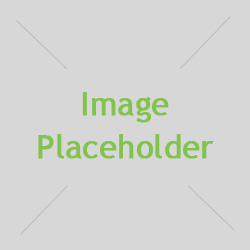
#> input picture reslog/placeholder.jpg, 250 x 250 px
$ python main.py --task filtertest --image ../reslog/placeholder.jpg
#> lines starting #> are read from the running program, lines starting #| are printed output that depends on the picture
### code/helpers.py
# CSCI 1430
# Homework 1 Image Filtering
#
import numpy as np
from skimage import io, img_as_ubyte, img_as_float32
from skimage.transform import resize

def load_image(path):
#> called with path = '../reslog/placeholder.jpg'
    return img_as_float32(io.imread(path))

def save_image(path, im):
    return io.imsave(path, img_as_ubyte(im.copy()))

# given two differently sized images, resize them so they have the same shape
# [8 lines left out: function equalize_image_sizes, not called in this run]

### code/hw1_filtertest.py
# CSCI 1430
# Homework 1 Image Filtering
#
import os
import numpy as np
import matplotlib.pyplot as plt
from helpers import load_image, save_image
from student import my_imfilter

"""
This function loads an image, and then attempts to filter that image
using different kernels as a testing routine.
"""
def filter_test(img_path):
    results_dir = '..' + os.sep + 'results'
    if not os.path.exists(results_dir):
        os.mkdir(results_dir)

    # =========================================================================
    # LOAD IMAGE
    # =========================================================================
    test_image = load_image(img_path)

    # =========================================================================
    # APPLY FILTERS
    # =========================================================================
    # Identity filter - does nothing regardless of padding method
    identity_filter = np.asarray(
        [[0, 0, 0], [0, 1, 0], [0, 0, 0]], dtype=np.float32)
    identity_image = my_imfilter(test_image, identity_filter)
#> identity_image: shape (250, 250, 3) float32; every value is 0

    # Small box blur filter (5x5) - removes some detail
    blur_filter = np.ones((5, 5), dtype=np.float32)
    blur_filter /= np.sum(blur_filter, dtype=np.float32)
    blur_image = my_imfilter(test_image, blur_filter)

    # Large Gaussian blur (separable) - 1D kernel applied as column then row
    # Removes lots of detail
    s, k = 4, 12
    # Column vector of Gaussian PDF values
    gauss_1d = np.array([[np.exp(-z*z/(2*s*s))/np.sqrt(2*np.pi*s*s)] for z in range(-k, k+1)], dtype=np.float32)
    large_blur_image = my_imfilter(test_image, gauss_1d)    # vertical
    large_blur_image = my_imfilter(large_blur_image, gauss_1d.T)  # horizontal

    # Sobel filter - responds to horizontal changes
    sobel_filter = np.asarray(
        [[-1, 0, 1], [-2, 0, 2], [-1, 0, 1]], dtype=np.float32)
    sobel_image = my_imfilter(test_image, sobel_filter)
    sobel_image = np.clip(sobel_image + 0.5, 0.0, 1.0)  # center around 0.5
#> sobel_image: shape (250, 250, 3) float32; every value is 0.5

    # Laplacian filter - responds to blobs
    laplacian_filter = np.asarray(
        [[0, 1, 0], [1, -4, 1], [0, 1, 0]], dtype=np.float32)
    laplacian_image = my_imfilter(test_image, laplacian_filter)
    laplacian_image = np.clip(laplacian_image + 0.5, 0.0, 1.0)  # center around 0.5

    # Original minus blur - lets through detail or 'high frequencies' -> high pass
    high_pass_image = test_image - blur_image
    high_pass_image = np.clip(high_pass_image + 0.5, 0.0, 1.0)
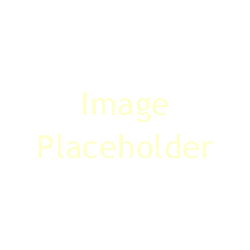
#> high_pass_image: shape (250, 250, 3) float32; mean R, G, B 1, 1, 0.994

    # =========================================================================
    # SAVE RESULTS
    # =========================================================================
    save_image(results_dir + os.sep + 'identity_image.png', identity_image)
    save_image(results_dir + os.sep + 'blur_image.png', blur_image)
    save_image(results_dir + os.sep + 'large_blur_image.png', large_blur_image)
    save_image(results_dir + os.sep + 'sobel_image.png', sobel_image)
    save_image(results_dir + os.sep + 'laplacian_image.png', laplacian_image)
    save_image(results_dir + os.sep + 'high_pass_image.png', high_pass_image)

    # =========================================================================
    # DISPLAY ALL RESULTS
    # =========================================================================
    results = [
        ('Input', test_image),
        ('Identity', identity_image),
        ('Box Blur (5x5)', blur_image),
        ('Gaussian Blur (25x25)', large_blur_image),
        ('Sobel (edges)', sobel_image),
        ('Laplacian', laplacian_image),
        ('Original - Box Blur', high_pass_image),
    ]

    _, axes = plt.subplots(2, 4, figsize=(14, 7))
    axes = axes.flatten()

    for ax, (title, img) in zip(axes, results):
        ax.imshow(img, cmap='gray')
        ax.set_title(title)
        ax.axis('off')
#> this loop made 7 passes
#> title on passes 1 to 7: 'Input', 'Identity', 'Box Blur (5x5)', 'Gaussian Blur (25x25)', 'Sobel (edges)', 'Laplacian', 'Original - Box Blur'

    # Hide the unused subplot (8th cell)
    axes[-1].axis('off')

    plt.tight_layout()
    plt.show()

### code/student.py
# CSCI 1430
# Homework 1 Image Filtering
#
import numpy as np
from scipy.signal import convolve2d

def my_imfilter(image, filter, pad_mode='constant'):
    """
    Apply a filter to an image. Return the filtered image.

    Inputs:
        image: numpy nd-array of dim (m, n) or (m, n, c)
        filter: numpy nd-array of odd dims (k, l)
        pad_mode: padding mode for np.pad. Options include:
            'constant' - pad with zeros
            'edge'     - pad with edge values
            'reflect'  - reflect values at boundary (default)
            'symmetric'- reflect including edge values
            'wrap'     - wrap around to opposite edge

    Returns:
        filtered_image: numpy nd-array of same size as input

    Raises:
        Exception if filter has any even dimension.
    """
    filtered_image = np.zeros_like(image)

    return filtered_image


"""
EXTRA CREDIT: FFT-based filtering
"""
# [109 lines left out: functions my_imfilter_fft, fit_kernel_gd, fit_kernel_ls, gen_hybrid_image, not called in this run]

### code/main.py
# CSCI 1430
# Homework 1 Image Filtering
#
import argparse
import os
from hw1_filtertest import filter_test
from hw1_fitkernel import recover_kernel
from hw1_hybridimage import hybrid_img_generation

def main():
    """
    Usage:
        python main.py -t filtertest -i ../data/dog.bmp
        python main.py -t fitkernel
        python main.py -t fitkernel -m ls
        python main.py -t hybridimage -i ../data/cat.bmp,../data/dog.bmp

    Arguments:
        -t, --task   Task to run: filtertest, fitkernel, or hybridimage
        -i, --image  Image path(s). For hybridimage, separate two paths with a comma
        -m, --mode   For fitkernel: 'gd' (gradient descent, default) or 'ls' (least squares)
    """

    parser = argparse.ArgumentParser()
    parser.add_argument('-t', '--task', required=True,
                        choices=['filtertest', 'fitkernel', 'hybridimage'],
                        help='Task to run')
    parser.add_argument('-i', '--image',
                        help='Image path(s), comma-separated for hybridimage')
    parser.add_argument('-m', '--mode', choices=['gd', 'ls'], default='gd',
                        help="For fitkernel: 'gd' or 'ls' (default: gd)")
    args = parser.parse_args()

    if args.task == 'filtertest':
        if not os.path.exists(args.image):
            print(f'File not found: {args.image}')
        else:
            print(f'Running filter tests on {args.image}')
            filter_test(args.image)

    elif args.task == 'fitkernel':
        print(f'Running kernel fitting')
        recover_kernel(mode=args.mode)

    elif args.task == 'hybridimage':
        img1, img2 = args.image.split(',')
        if not os.path.exists(img1):
            print(f'File not found: {img1}')
        elif not os.path.exists(img2):
            print(f'File not found: {img2}')
        else:
            print(f'Running hybrid image generation on {img1} and {img2}')
            hybrid_img_generation(img1, img2)

if __name__ == '__main__':
    main()
